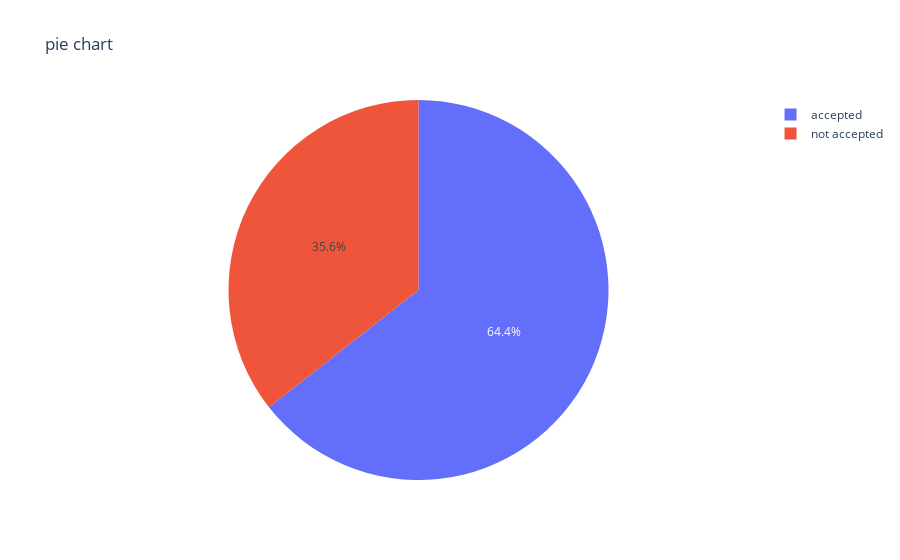

Notebook source saved alongside this figure:
### Code cell
x=df['online_order'].value_counts()
labels=['accepted','not accepted']
fig = px.pie(df,values=x,names=labels,title='pie chart')
fig.show()

### Figure 1 — Plotly figure (JSON) as saved in the notebook; plotly's stock layout.template omitted (floating-point values rounded to 4 significant figures)
{"data": [{"domain": {"x": [0, 1], "y": [0, 1]}, "hovertemplate": "label=%{label}<br>value=%{value}<extra></extra>", "labels": ["accepted", "not accepted"], "legendgroup": "", "name": "", "showlegend": true, "type": "pie", "values": [28308, 15634]}], "layout": {"legend": {"tracegroupgap": 0}, "title": {"text": "pie chart"}}}
